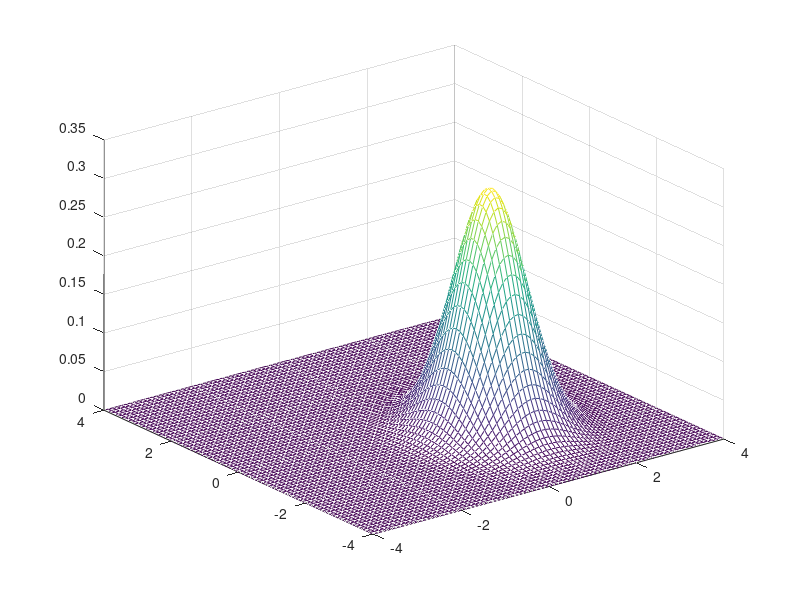
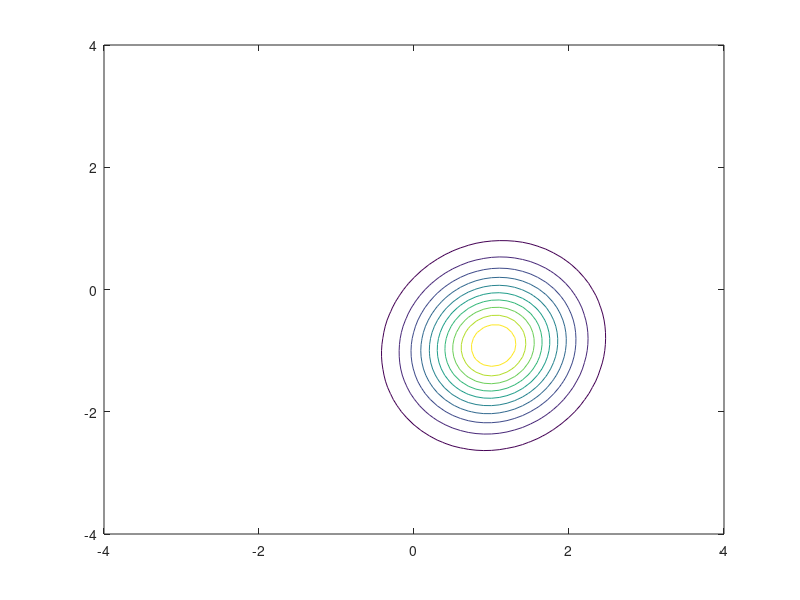

MATLAB code to generate these figures, in order:
clear 

function x=mvg(mean,cov)
  %%%this is the xy plane limits
  [x y]=meshgrid(-4:0.1:4,-4:0.1:4);
  x1=[x(:) y(:)]';
  %%%multivar Gassiaan
  mn=repmat(mean,1,size(x1,2));
  mulGau= 1/(2*pi*det(cov)^(1/2))*exp(-0.5.*(x1-mn)'*inv(cov)*(x1-mn));
  G=reshape(diag(mulGau),81,81);
  figure(1);
  mesh(-4:0.1:4, -4:0.1:4, G);
  figure(2);
  contour(-4:0.1:4, -4:0.1:4, G);
  %plot3(x1(1,:),x1(2,:),diag(mulGau))
endfunction

data= load('formantdata.mat');
x = data.D;
y = data.L;
x0 = [];
x1 = [];
for i=1:449
  if y(i)==0
    x0 = [x0; x(i,:)];
  else
    x1 = [x1; x(i,:)];
  end
end

mu0 = mean(x0);
mu1 = mean(x1);
cov = zeros(2,2);
sum11 = 0;
sum12 = 0;
sum21 = 0;
sum22 = 0;

for i=1:262
  sum11 = sum11 + (x0(i,:) - mu0)'*(x0(i,:) - mu0);
end
for i=1:187
  sum12 = sum22 + (x1(i,:) - mu1)'*(x0(i,:) - mu0);
  sum21 = sum22 + (x0(i,:) - mu0)'*(x1(i,:) - mu1);
  sum22 = sum22 + (x1(i,:) - mu1)'*(x1(i,:) - mu1);
end
cov = sum11+sum12+sum21+sum22;
cov = (1/449)*cov;
x = mvg(mu0', cov);
x = mvg(mu1', cov);
phi = 187/449;
